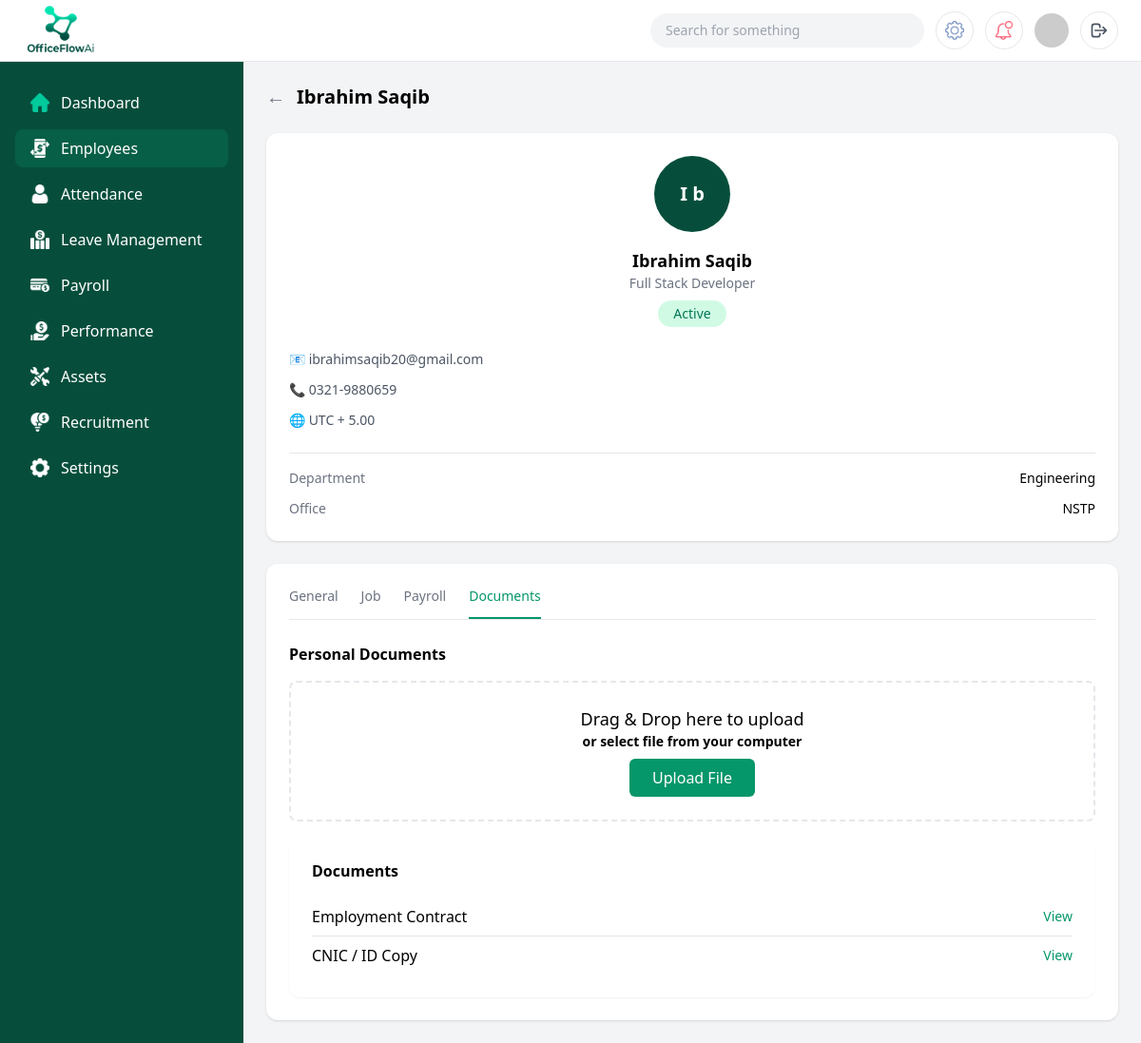
Screenshot of /manage/employees/EMP-01/documents/ (signed in) with the database file from the repository.
### core/models.py (models this page shows)
class EmployeeProfile(models.Model):
    user = models.OneToOneField(User, on_delete=models.CASCADE)
    employee_id = models.CharField(max_length=20, unique=True)
    department = models.CharField(
        max_length=30,
        choices=[
            ('ENGINEERING', 'Engineering'),
            ('PROCUREMENT', 'Procurement'),
            ('FINANCE', 'Finance'),
            ('CONSTRUCTION', 'Construction'),
            ('HSE', 'HSE'),
        ]
    )
    job_title = models.CharField(max_length=100)
    office = models.CharField(max_length=100, blank=True)
    employment_type = models.CharField(
        max_length=20,
        choices=[
            ('FULL_TIME', 'Full Time'),
            ('PART_TIME', 'Part Time'),
            ('CONTRACT', 'Contract'),
        ]
    )
    status = models.CharField(
        max_length=20,
        choices=[
            ('ACTIVE', 'Active'),
            ('INACTIVE', 'Inactive'),
            ('TERMINATED', 'Terminated'),
        ],
        default='ACTIVE'
    )
    join_date = models.DateField()
    exit_date = models.DateField(null=True, blank=True)
    created_at = models.DateTimeField(auto_now_add=True)

class EmployeePersonalInfo(models.Model):
    employee = models.OneToOneField(EmployeeProfile, on_delete=models.CASCADE)
    full_name = models.CharField(max_length=150)
    gender = models.CharField(
        max_length=10,
        choices=[('MALE','Male'), ('FEMALE','Female'), ('OTHER','Other')]
    )
    date_of_birth = models.DateField()
    marital_status = models.CharField(max_length=20)
    email = models.EmailField()
    phone_number = models.CharField(max_length=20)
    personal_id = models.CharField(max_length=50)  # CNIC / Passport
    emergency_contact = models.CharField(max_length=20)
    timezone = models.CharField(max_length=50, default='UTC+5')

class EmployeeDocument(models.Model):
    employee = models.ForeignKey(EmployeeProfile, on_delete=models.CASCADE)
    name = models.CharField(max_length=100)
    category = models.CharField(
        max_length=50,
        choices=[
            ('IDENTITY','Identity'),
            ('EMPLOYMENT','Employment'),
            ('CONTRACT','Contract'),
            ('CERTIFICATION','Certification'),
        ]
    )
    file = models.FileField(upload_to='employee_documents/')
    uploaded_by = models.ForeignKey(User, on_delete=models.SET_NULL, null=True)
    uploaded_at = models.DateTimeField(auto_now_add=True)

### core/views.py (the view, shortened to what this page needs)
@login_required
@user_passes_test(is_hr_or_superuser)
def employee_documents_admin_view(request, employee_id):
    employee = _get_employee_or_404(employee_id)
    documents = EmployeeDocument.objects.filter(employee=employee).order_by("-uploaded_at")
    context = {
        "employee": employee,
        "documents": documents,
    }
    return render(request, "adminPages/employee4_admin.html", context)

### core/views.py (called while the page is built)
def is_hr_or_superuser(user):
    return user.is_authenticated and (user.is_superuser or user.groups.filter(name='HR').exists())

def _get_employee_or_404(employee_id: str) -> EmployeeProfile:
    return get_object_or_404(EmployeeProfile, employee_id=employee_id)

### core/templates/adminPages/employee4_admin.html (shortened to what this page needs)
{% load static %}
<!DOCTYPE html>
<html lang="en">
  <head>
    <script src="https://cdn.tailwindcss.com"></script>
  </head>
  <body class="bg-gray-100">
    <header class="fixed top-0 left-0 right-0 z-50 bg-white border-b">
      <div class="flex items-center justify-between px-6 h-16">
        <img
          src="{% static 'assets/img/brand/OfficeFlowAi.png' %}"
          class="h-20 w-20"
          alt="OfficeFlowAi Logo"
        />
        <div class="flex items-center gap-3">
          <div
            class="hidden md:flex items-center bg-gray-100 rounded-full px-4 py-2 w-72"
          >
            <input
              type="text"
              placeholder="Search for something"
              class="bg-transparent outline-none text-sm w-full"
            />
          </div>
          <button
            class="w-10 h-10 flex items-center justify-center border rounded-full"
          >
            <img
              src="{% static 'assets/img/icons/common/settings 1.png' %}"
              class="w-5"
              alt="Settings"
            />
          </button>
          <button
            class="w-10 h-10 flex items-center justify-center border rounded-full"
          >
            <img
              src="{% static 'assets/img/icons/common/002-notification-1.png' %}"
              class="w-5"
              alt="Notifications"
            />
          </button>
          <img
            src="https://i.pravatar.cc/40"
            class="w-9 h-9 rounded-full"
            alt="User Avatar"
          />
          <a
            href="{% url 'logout' %}"
            class="w-10 h-10 border rounded-full flex items-center justify-center hover:bg-gray-100 text-gray-600"
            title="Logout"
          >
            <svg class="w-5 h-5" fill="none" stroke="currentColor" viewBox="0 0 24 24">
              <path stroke-linecap="round" stroke-linejoin="round" stroke-width="2" d="M17 16l4-4m0 0l-4-4m4 4H7m6 4v1a3 3 0 01-3 3H6a3 3 0 01-3-3V7a3 3 0 013-3h4a3 3 0 013 3v1"></path>
            </svg>
          </a>
        </div>
      </div>
    </header>
    <div class="flex pt-16">
      <aside
        class="hidden lg:block w-64 bg-emerald-900 min-h-screen fixed text-white"
      >
        <nav class="px-4 py-6 space-y-2">
          <a
            class="flex items-center gap-3 px-4 py-2 rounded-lg hover:bg-emerald-800"
          >
            <img
              src="{% static 'assets/img/icons/common/home 2.png' %}"
              class="w-5"
              alt="Dashboard"
            />
            Dashboard
          </a>
          <a
            href="{% url 'employee_directory' %}"
            class="flex items-center gap-3 px-4 py-2 rounded-lg bg-emerald-800"
          >
            <img
              src="{% static 'assets/img/icons/common/transfer 1.png' %}"
              class="w-5"
              alt="Employees"
            />
            Employees
          </a>
          <a
            class="flex items-center gap-3 px-4 py-2 rounded-lg hover:bg-emerald-800"
          >
            <img
              src="{% static 'assets/img/icons/common/user 3 1.png' %}"
              class="w-5"
              alt="Attendance"
            />
            Attendance
          </a>
          <a
            href="{% url 'hr_leave_requests' %}"
            class="flex items-center gap-3 px-4 py-2 rounded-lg hover:bg-emerald-800"
          >
            <img
              src="{% static 'assets/img/icons/common/economic-investment 1.png' %}"
              class="w-5"
              alt="Leave Management"
            />
            Leave Management
          </a>
          <a
            class="flex items-center gap-3 px-4 py-2 rounded-lg hover:bg-emerald-800"
          >
            <img
              src="{% static 'assets/img/icons/common/credit-card 1.png' %}"
              class="w-5"
              alt="Payroll"
            />
            Payroll
          </a>
          <a
            class="flex items-center gap-3 px-4 py-2 rounded-lg hover:bg-emerald-800"
          >
            <img
              src="{% static 'assets/img/icons/common/loan 1.png' %}"
              class="w-5"
              alt="Performance"
            />
            Performance
          </a>
          <a
            class="flex items-center gap-3 px-4 py-2 rounded-lg hover:bg-emerald-800"
          >
            <img
              src="{% static 'assets/img/icons/common/service 1.png' %}"
              class="w-5"
              alt="Assets"
            />
            Assets
          </a>
          <a
            class="flex items-center gap-3 px-4 py-2 rounded-lg hover:bg-emerald-800"
          >
            <img
              src="{% static 'assets/img/icons/common/econometrics 1.png' %}"
              class="w-5"
              alt="Recruitment"
            />
            Recruitment
          </a>
          <a
            class="flex items-center gap-3 px-4 py-2 rounded-lg hover:bg-emerald-800"
          >
            <img
              src="{% static 'assets/img/icons/common/settings solid 1.png' %}"
              class="w-5"
              alt="Settings"
            />
            Settings
          </a>
        </nav>
      </aside>
      <main class="flex-1 lg:ml-64 p-6">
        <div class="flex items-center gap-3 mb-6">
          <button class="text-gray-500 text-xl" onclick="history.back()">
            &#8592;
          </button>
          <h1 class="text-xl font-semibold">
            {{ employee.employeepersonalinfo.full_name }}
          </h1>
        </div>
        <div class="grid grid-cols-1 xl:grid-cols-3 gap-6">
          <div class="bg-white rounded-xl shadow p-6 self-start">
            <div class="flex flex-col items-center text-center">
              <div
                class="w-20 h-20 rounded-full flex items-center justify-center text-xl font-semibold text-white mb-4"
                style="background-color: #064e3b"
              >
                {{ employee.employeepersonalinfo.full_name|slice:":1" }}
                {{employee.employeepersonalinfo.full_name|slice:"1:2" }}
              </div>
              <h2 class="font-semibold text-lg">
                {{ employee.employeepersonalinfo.full_name }}
              </h2>
              <p class="text-sm text-gray-500">{{ employee.job_title }}</p>
              <span
                class="mt-2 px-4 py-1 text-sm bg-emerald-100 text-emerald-700 rounded-full"
              >
                {{ employee.get_status_display }}
              </span>
            </div>
            <div class="mt-6 space-y-3 text-sm text-gray-600">
              <div class="flex items-center gap-2">
                📧 {{ employee.employeepersonalinfo.email }}
              </div>
              <div class="flex items-center gap-2">
                📞 {{ employee.employeepersonalinfo.phone_number }}
              </div>
              <div class="flex items-center gap-2">
                🌐 {{ employee.employeepersonalinfo.timezone }}
              </div>
            </div>
            <div class="border-t mt-6 pt-4 space-y-3">
              <div class="flex justify-between text-sm">
                <span class="text-gray-500">Department</span>
                <span class="font-medium"
                  >{{employee.get_department_display|default:employee.department}}</span
                >
              </div>
              <div class="flex justify-between text-sm">
                <span class="text-gray-500">Office</span>
                <span class="font-medium">{{ employee.office }}</span>
              </div>
            </div>
          </div>
          <div class="xl:col-span-2 bg-white rounded-xl shadow p-6">
            <div class="border-b mb-6">
              <nav class="flex gap-6 text-sm font-medium">
                <a
                  href="{% url 'employee_general_admin' employee.employee_id %}"
                  class="pb-3 text-gray-500 hover:text-gray-700"
                >
                  General
                </a>
                <a
                  href="{% url 'employee_job_admin' employee.employee_id %}"
                  class="pb-3 text-gray-500 hover:text-gray-700"
                  >Job</a
                >
                <a
                  href="{% url 'employee_payroll_admin' employee.employee_id %}"
                  class="pb-3 text-gray-500 hover:text-gray-700"
                  >Payroll</a
                >
                <a class="pb-3 border-b-2 border-emerald-600 text-emerald-600"
                  >Documents</a
                >
              </nav>
            </div>
            <div>
              <div class="flex justify-between items-center mb-4">
                <h3 class="font-semibold">Personal Documents</h3>
              </div>
              <form
                method="post"
                enctype="multipart/form-data"
                class="border-2 border-dashed rounded-lg p-6 text-center mb-4"
              >
                <p class="text-black-500 text-lg">Drag & Drop here to upload</p>
                <p class="text-black-500 text-sm font-semibold mb-2">
                  or select file from your computer
                </p>
                <button
                  type="button"
                  class="bg-[#059669] text-white px-6 py-2 rounded-md"
                  onclick="document.getElementById('doc-file-input').click()"
                >
                  Upload File
                </button>
              </form>
              <div class="bg-white rounded-xl p-6 shadow-sm">
                <h3 class="font-semibold mb-4">Documents</h3>
                {% for doc in documents %}
                <div
                  class="flex justify-between items-center py-2 border-b last:border-b-0"
                >
                  <span>{{ doc.name }}</span>
                  <a
                    href="{{ doc.file.url }}"
                    class="text-sm text-emerald-600"
                    target="_blank"
                    >View</a
                  >
                </div>
                {% empty %}
                <p class="text-sm text-gray-500">No documents uploaded yet.</p>
                {% endfor %}
              </div>
            </div>
          </div>
        </div>
      </main>
    </div>
  </body>
</html>

### rows the page displays
EmployeeProfile: employeepersonalinfo.full_name "Ibrahim Saqib", employeepersonalinfo.full_name "I", employeepersonalinfo.full_name "b", job_title "Full Stack Developer", status "Active", employeepersonalinfo.email "ibrahimsaqib20@gmail.com", employeepersonalinfo.phone_number "0321-9880659", employeepersonalinfo.timezone "UTC + 5.00", department "Engineering", office "NSTP"
EmployeeDocument: name "Employment Contract"
EmployeeDocument: name "CNIC / ID Copy"
